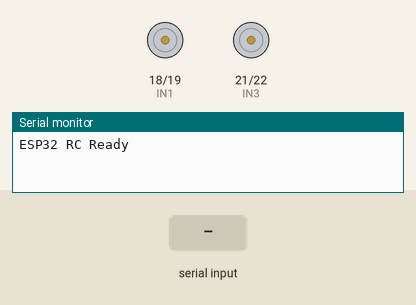
Recording of a sketch running on a simulated ESP32. Shown: motor-driver pin pairs drawn as motors (green arrow = first pin HIGH = forward, orange = second pin HIGH = backward, longer = more drive, scaled by the enable pin), the last lines printed to the serial monitor. Inputs (shaded band) come from the test bench. Nothing arrives over Bluetooth unless stated.

Above: at 1.2 s.
1.3 s: "F" received over the second serial link
At 1.6 s:
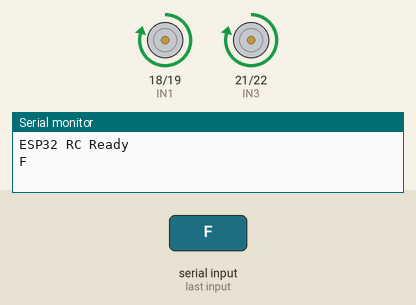
2.8 s: "B" received over the second serial link
At 4.0 s:
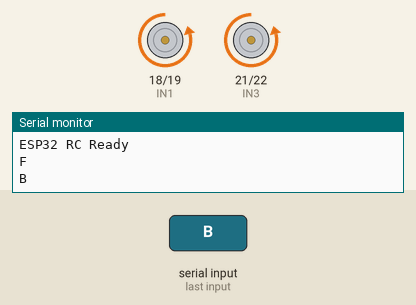
4.3 s: "L" received over the second serial link
At 5.1 s:
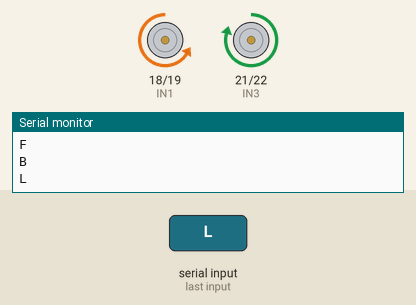
5.8 s: "R" received over the second serial link
At 6.2 s:
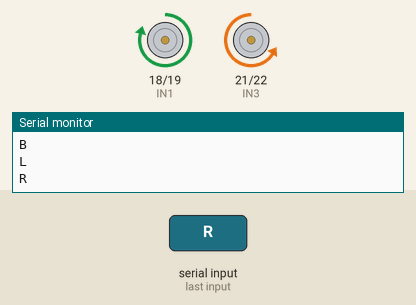
7.3 s: "S" received over the second serial link
At 8.6 s:
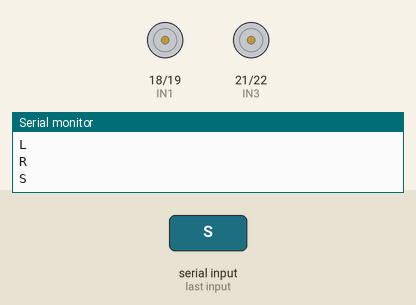
Timing chart, 0 to 9.8 s (numbered marks = the images above; inputs shaded):
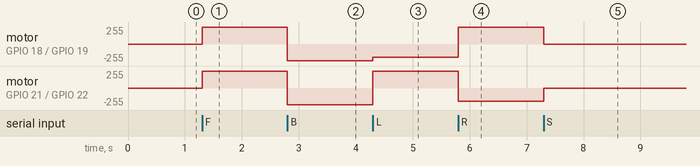

The sketch:

bt_car.ino
```cpp
#include "BluetoothSerial.h"

BluetoothSerial SerialBT;

// Motor pins
#define IN1 18
#define IN2 19
#define IN3 21
#define IN4 22
#define ENA 5
#define ENB 17

char command;

void setup() {
  Serial.begin(115200);
  SerialBT.begin("ESP32_RC");

  pinMode(IN1, OUTPUT);
  pinMode(IN2, OUTPUT);
  pinMode(IN3, OUTPUT);
  pinMode(IN4, OUTPUT);

  // NEW ESP32 PWM API (Core v3+)
  ledcAttach(ENA, 1000, 8);  // pin, freq, resolution
  ledcAttach(ENB, 1000, 8);

  startCar();

  Serial.println("ESP32 RC Ready");
}

void loop() {
  if (SerialBT.available()) {
    command = SerialBT.read();
    Serial.println(command);

    switch (command) {
      case 'F': forward(); break;
      case 'B': backward(); break;
      case 'L': left(); break;
      case 'R': right(); break;
      case 'S': stopCar(); break;
    }
  }
}

// ---------------- MOTION FUNCTIONS ----------------

void startCar() {
  ledcWrite(ENA, 200);
  ledcWrite(ENB, 200);

  digitalWrite(IN1, LOW);
  digitalWrite(IN2, LOW);
  digitalWrite(IN3, LOW);
  digitalWrite(IN4, LOW);
}

void forward() {
  ledcWrite(ENA, 250);
  ledcWrite(ENB, 250);

  digitalWrite(IN1, HIGH);
  digitalWrite(IN2, LOW);

  digitalWrite(IN3, HIGH);
  digitalWrite(IN4, LOW);
}

void backward() {
  ledcWrite(ENA, 250);
  ledcWrite(ENB, 250);

  digitalWrite(IN1, LOW);
  digitalWrite(IN2, HIGH);

  digitalWrite(IN3, LOW);
  digitalWrite(IN4, HIGH);
}

void left() {
  ledcWrite(ENA, 200);
  ledcWrite(ENB, 250);

  digitalWrite(IN1, LOW);
  digitalWrite(IN2, HIGH);

  digitalWrite(IN3, HIGH);
  digitalWrite(IN4, LOW);
}

void right() {
  ledcWrite(ENA, 250);
  ledcWrite(ENB, 200);

  digitalWrite(IN1, HIGH);
  digitalWrite(IN2, LOW);

  digitalWrite(IN3, LOW);
  digitalWrite(IN4, HIGH);
}

void stopCar() {
  ledcWrite(ENA, 0);
  ledcWrite(ENB, 0);

  digitalWrite(IN1, LOW);
  digitalWrite(IN2, LOW);
  digitalWrite(IN3, LOW);
  digitalWrite(IN4, LOW);
}
```

Measured:
- after the input at 1.3 s, motor on GPIO 18 (IN1) / GPIO 19 (IN2), motor on GPIO 21 (IN3) / GPIO 22 (IN4): stopped → forward 249/255 at once
- after the input at 2.8 s, motor on GPIO 18 (IN1) / GPIO 19 (IN2), motor on GPIO 21 (IN3) / GPIO 22 (IN4): forward 249/255 → backward 249/255 at once
- after the input at 4.3 s, motor on GPIO 18 (IN1) / GPIO 19 (IN2): backward 249/255 → backward 199/255 at once; motor on GPIO 21 (IN3) / GPIO 22 (IN4): backward 249/255 → forward 249/255 at once
- after the input at 5.8 s, motor on GPIO 18 (IN1) / GPIO 19 (IN2): backward 199/255 → forward 249/255 at once; motor on GPIO 21 (IN3) / GPIO 22 (IN4): forward 249/255 → backward 199/255 at once
- after the input at 7.3 s, motor on GPIO 18 (IN1) / GPIO 19 (IN2): forward 249/255 → stopped at once; motor on GPIO 21 (IN3) / GPIO 22 (IN4): backward 199/255 → stopped at once
